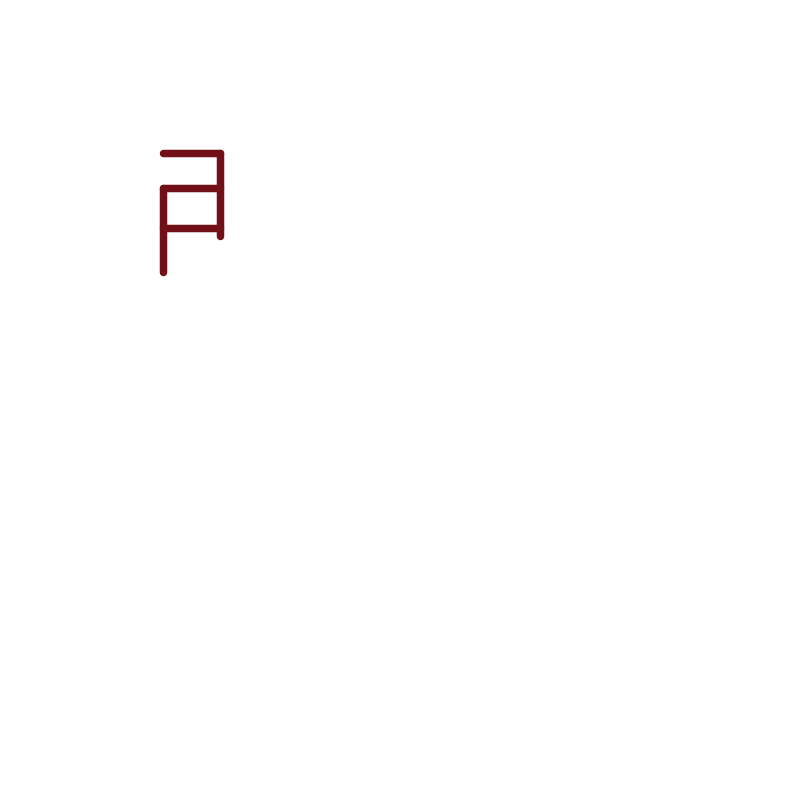
Frame 1 (no input)
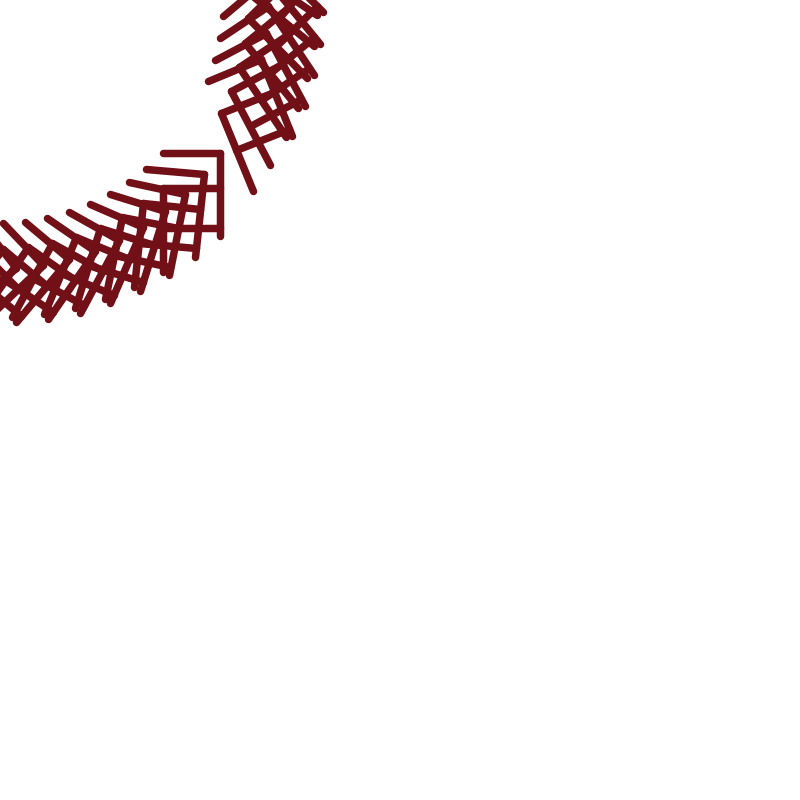
Frame 60 (the mouse pressed at the canvas centre just before this capture)
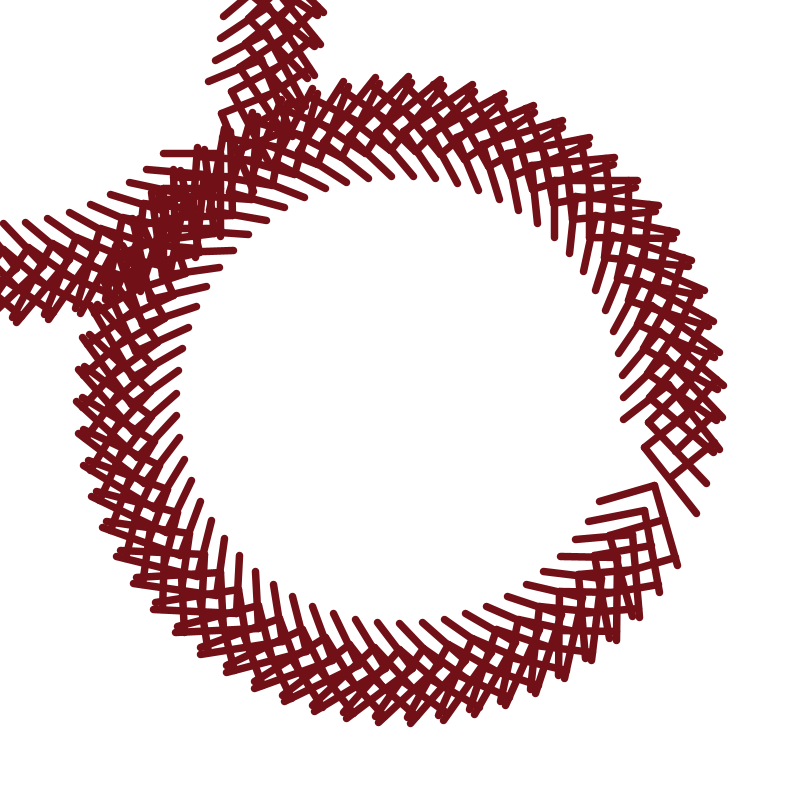
Frame 120 (the mouse held since frame 60 and released just before this capture)

The Processing sketch that drew these frames (run headless with seeded random() and noise(); from frame 60 on, the mouse is pressed at the canvas centre):

// Processing sketch: processing_42691
// ── processing_42691.pde

float angle = 0.0;

void setup()
{
  size(800, 800);
  smooth();
  background (255);
}


void draw()
{
  pushMatrix();
  translate(mouseX, mouseY);
  rotate(angle);
 

  //logo
  
  stroke (114, 16, 23);
  strokeWeight (15);
  strokeCap (ROUND);
  scale (0.5);
  line ( 326, 307, 441, 307);
  line ( 441, 307, 441, 473);
  line ( 326, 377, 441, 377);
  line (326, 377, 326, 545);
  strokeCap (ROUND);
  line (326, 456, 441, 456);
  popMatrix();
  
  angle+=0.1;
}

  void mouseClicked() {
    background(255);
  }
